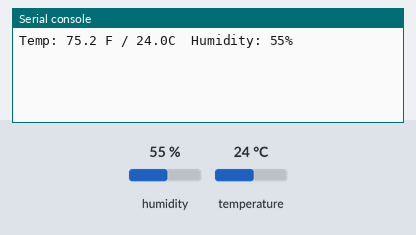
Recording of a program running on a simulated CircuitPython board. Parts: the last lines printed to the serial console. Inputs (shaded band) come from the test bench; at power-on: humidity 55 %, temperature 24 °C.

Above: at 1.2 s.
1.3 s: humidity set to 22 %
At 3.4 s:
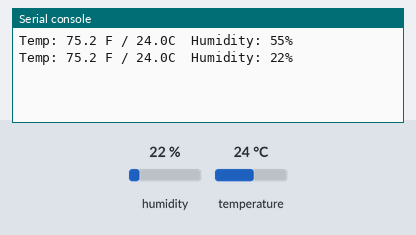
4.3 s: temperature set to 12 °C
At 5.8 s:
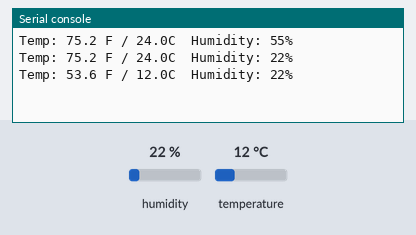
7.3 s: humidity set to 40 %
At 10.6 s:
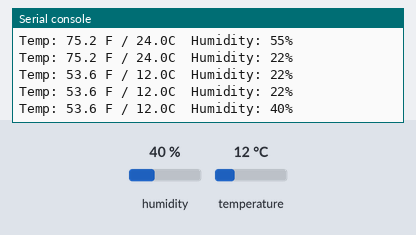
Timing chart, 0 to 12.1 s (numbered marks = the images above; inputs shaded):
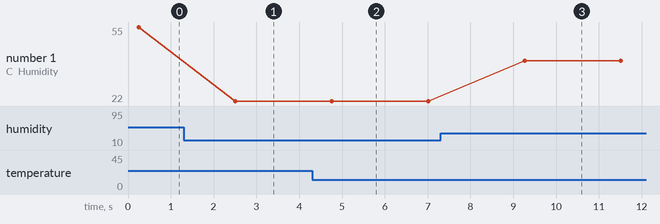

Measured:
- after the input at 1.3 s, the serial console: prints a new line after 1.2 s (image 1)
- after the input at 4.3 s, the serial console: prints a new line after 0.46 s (image 2)
- after the input at 7.3 s, the serial console: prints a new line after 2.0 s (image 3)
- plotted number 1: 55 → 22 after the input at 1.3 s, 22 → 40 after the input at 7.3 s

The program:

test.py
```python
import time
import board
import adafruit_dht

dhtDevice = adafruit_dht.DHT11(board.D5)

while True:
    try:
        temperature_c = dhtDevice.temperature
        temperature_f = temperature_c *(9/5) + 32
        humidity = dhtDevice.humidity
        print("Temp: {:.1f} F / {:.1f}C  Humidity: {}% ".format(temperature_f, temperature_c, humidity))
        time.sleep(2.0)
    except KeyboardInterrupt:
        pass
        print('Exit with ^C')
        exit()
```
